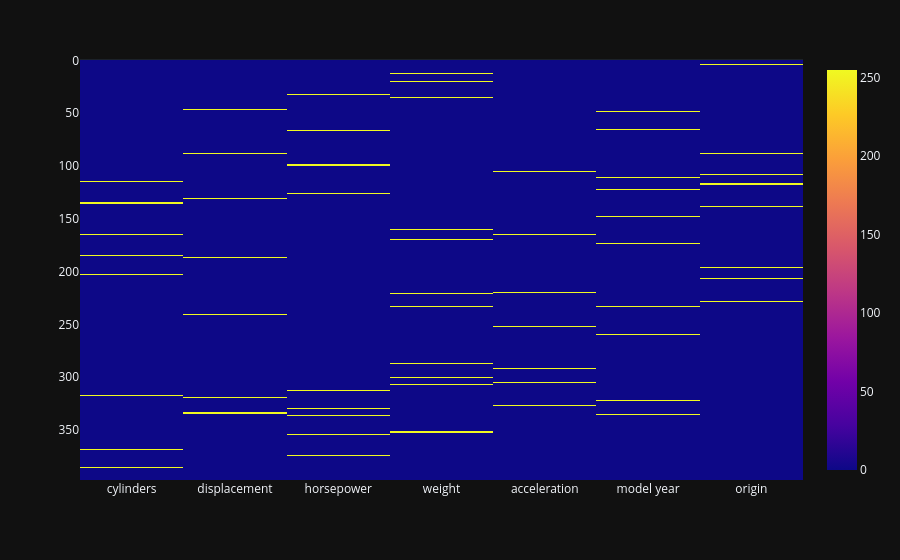

Notebook cell for this chart:
### Code cell
X.isna().plot(kind='imshow')

### Figure 1 — Plotly figure (JSON) as saved in the notebook; plotly's stock layout.template omitted (floating-point values rounded to 4 significant figures; data arrays with more than 128 entries replaced by an {"elided": "..."} marker saying what was removed)
{"data": [{"coloraxis": "coloraxis", "name": "0", "x": ["cylinders", "displacement", "horsepower", "weight", "acceleration", "model year", "origin"], "y": {"elided": "398 int values"}, "z": {"elided": "398x7 int values"}, "type": "heatmap", "xaxis": "x", "yaxis": "y", "hovertemplate": "x: %{x}<br>y: %{y}<br>color: %{z}<extra></extra>"}], "layout": {"xaxis": {"anchor": "y", "domain": [0.0, 1.0], "scaleanchor": "y", "constrain": "domain"}, "yaxis": {"anchor": "x", "domain": [0.0, 1.0], "autorange": "reversed", "constrain": "domain"}, "coloraxis": {"colorscale": [[0.0, "#0d0887"], [0.1111, "#46039f"], [0.2222, "#7201a8"], [0.3333, "#9c179e"], [0.4444, "#bd3786"], [0.5556, "#d8576b"], [0.6667, "#ed7953"], [0.7778, "#fb9f3a"], [0.8889, "#fdca26"], [1.0, "#f0f921"]]}, "margin": {"t": 60}}}
